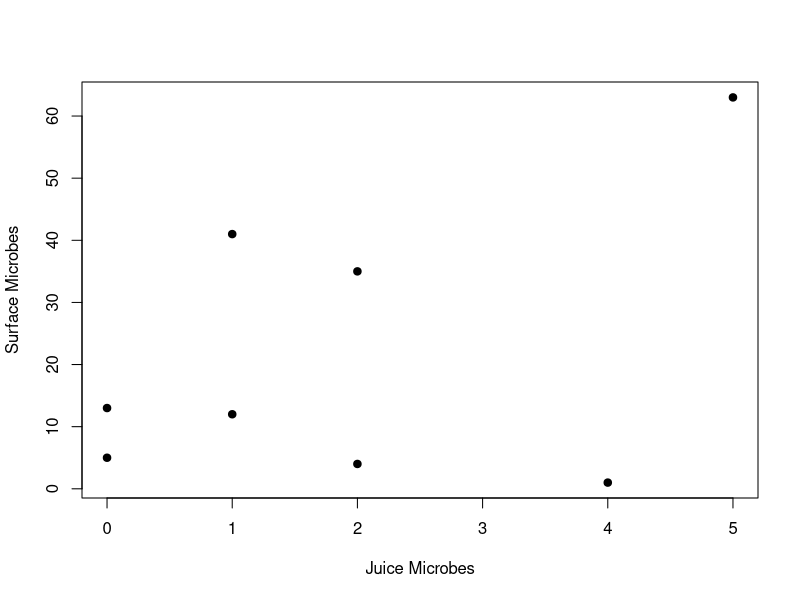

Write the R code that produced this figure.
list.files()
tb = read.csv("food_colony.csv")
head(tb)
summary(lm(tb$Surface ~ tb$Juice))
plot(tb$Surface ~ tb$Juice, pch=19, xlab="Juice Microbes", 
     ylab="Surface Microbes")


